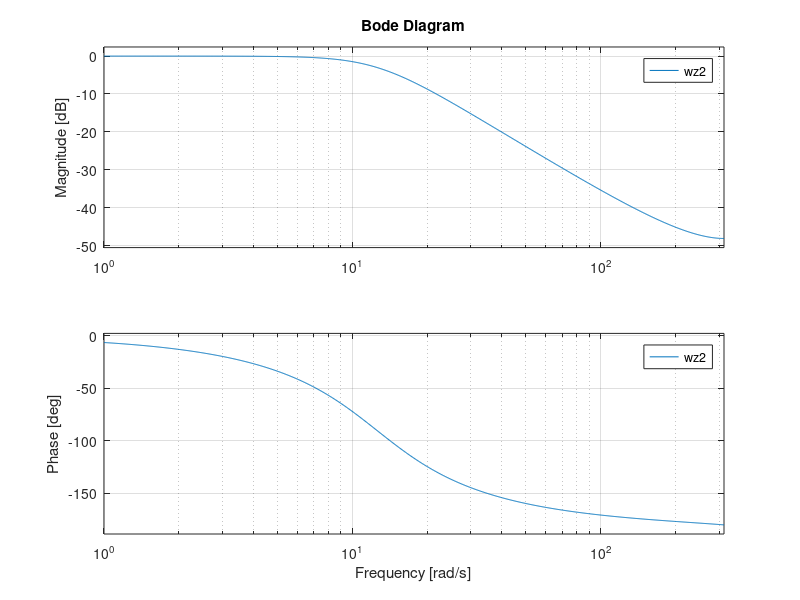

Recreate this plot in MATLAB.
pkg load control
pkg load signal

Fc = 2;
Tb = 1 / (2 * pi * Fc);
Td = 0.010;
Fd = 1 / Td;

b2 = [1];
a2 = [Tb^2 sqrt(2)*Tb 1];
w2 = tf(b2, a2)
 
[bz2, az2] = impinvar(b2, a2, Fd)
wz2 = filt(bz2, az2, Td)
maz2 = az2(1);
bzc2 = 1.0 * bz2 / maz2;
azc2 = az2 / maz2;
 
bode(wz2);